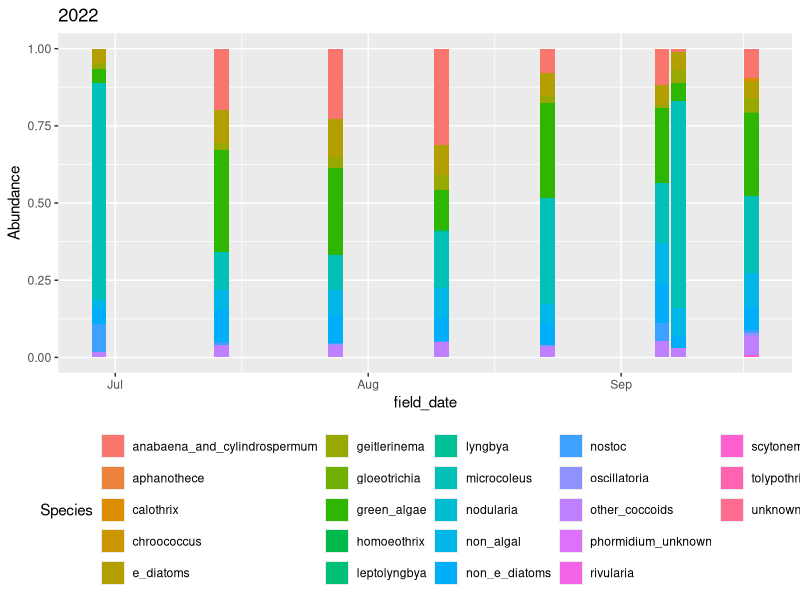
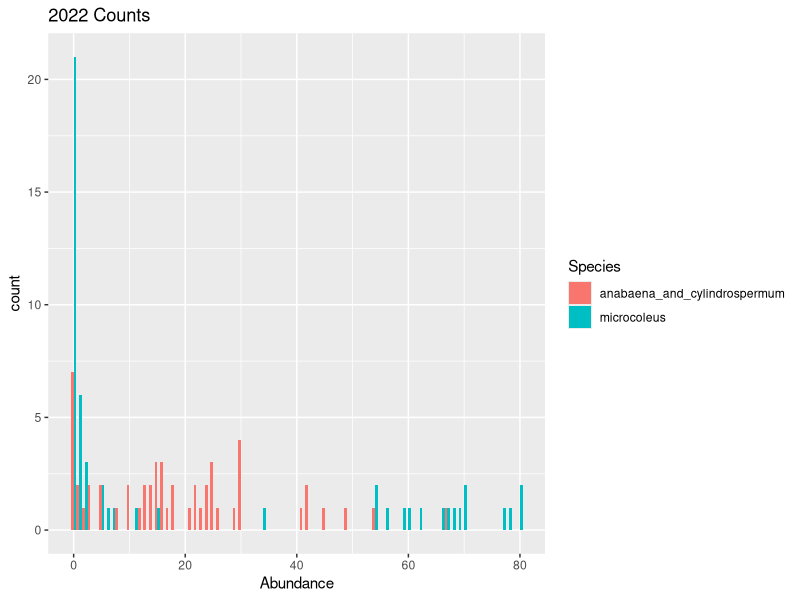
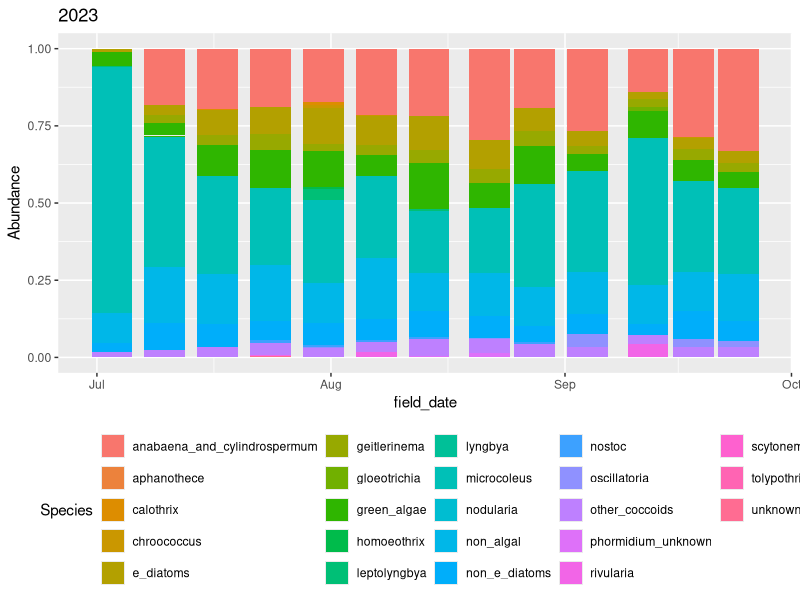
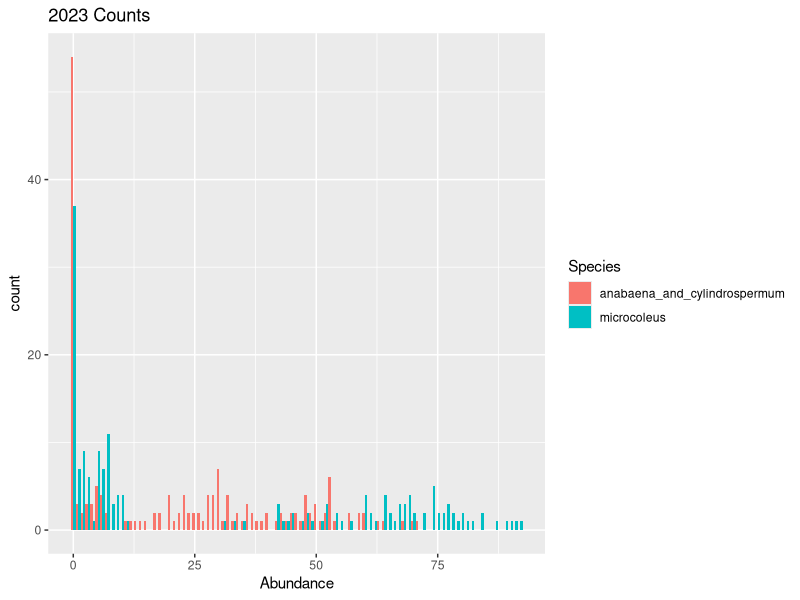

Reproduce these figures in R, in order.
###########################
#Microscopy initial visualizations
###########################

library(tidyverse)
library(ggplot2)
library(here)
library(lubridate)

#Read in 2022 and 2023 data
microdata <- read.csv(here::here("data/Target Microscopy.csv"))

#Clean data for analysis
microscopy <- microdata %>% 
  filter(grepl("SFE", site_reach)) %>%  #Keep sites that include string "SFE"
  separate(site_reach, into=c("site", "location", "reach"), 
           sep="-") %>% #Split location columns into separate categories
  filter(grepl("M", location)) %>% #Keep Miranda sites, remove Steelhead (SH) sites
  mutate(field_date = as.Date(field_date, format="%m/%d/%y")) %>%  #Fix date data type
  mutate(year = year(field_date)) %>%  #create year column
  relocate(year, .after = field_date) %>%   #reorganize column order
  pivot_longer(microcoleus:aphanothece, names_to = "Species", values_to = "Abundance") #Change layout of dataframe

#Plot timeseries of within-mat species per year
# ggplot(microscopy, aes(x = field_date, y = Abundance, fill = Species)) +
#   facet_wrap(~year, scales = "free") +
#   geom_col(position = "fill") Can't see the detail well, subset per year

#2022
ggplot(subset(microscopy, year %in% 2022), aes(x = field_date, y = Abundance, fill = Species)) +
  geom_col(position = "fill") +
  labs(title = "2022") +
  theme(legend.position="bottom")

  #Histogram of Microcolus and Anabaena for this year
ggplot(subset(microscopy, year %in% 2022 & Species %in% c("microcoleus", 
"anabaena_and_cylindrospermum")), aes(x = Abundance, fill = Species)) +
  geom_histogram(binwidth = 1, position="dodge") +
  labs(title = "2022 Counts")

#2023
ggplot(subset(microscopy, year %in% 2023), aes(x = field_date, y = Abundance, fill = Species)) +
  geom_col(position = "fill") +
  labs(title = "2023") +
  theme(legend.position="bottom")

  #Histogram of Microcolus and Anabaena for this year
  ggplot(subset(microscopy, year %in% 2023 & Species %in% c("microcoleus", 
                                                          "anabaena_and_cylindrospermum")), aes(x = Abundance, fill = Species)) +
    geom_histogram(binwidth = 1, position="dodge") +
    labs(title = "2023 Counts")
